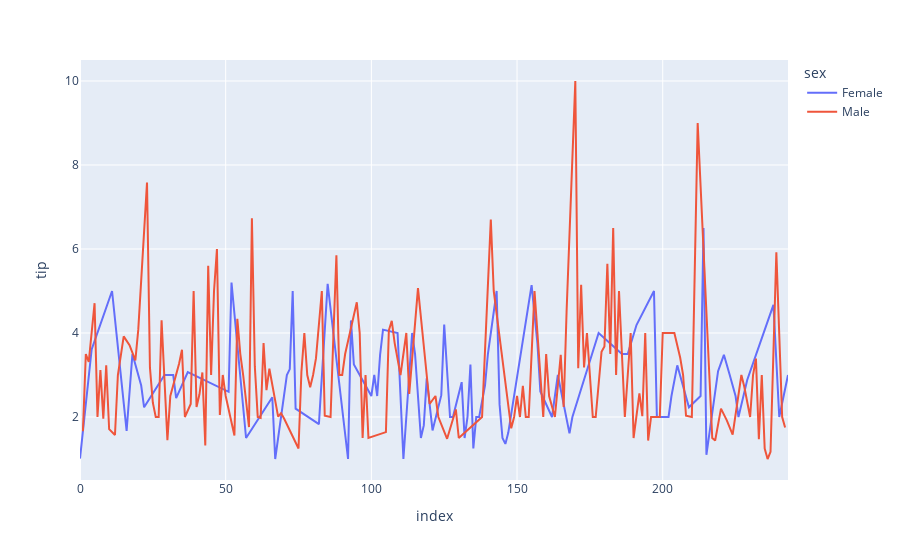

The notebook cell saved with this chart:
### Markdown cell above
**Line Chart**

 Line plot in Plotly is much accessible and illustrious annexation to plotly which manage a variety of types of data and assemble easy-to-style statistic. With **px.line** each data position is represented as a vertex

### Code cell
import plotly.express as px
import pandas as pd 

# reading the database 
data = pd.read_csv("tips.csv") 

# plotting the scatter chart 
fig = px.line(data, y='tip', color='sex') 

# showing the plot 
fig.show()

### Figure 1 — Plotly figure (JSON) as saved in the notebook; plotly's stock layout.template omitted (floating-point values rounded to 4 significant figures; data arrays with more than 128 entries replaced by an {"elided": "..."} marker saying what was removed)
{"data": [{"hovertemplate": "sex=Female<br>index=%{x}<br>tip=%{y}<extra></extra>", "legendgroup": "Female", "line": {"color": "#636efa", "dash": "solid"}, "marker": {"symbol": "circle"}, "mode": "lines", "name": "Female", "orientation": "v", "showlegend": true, "type": "scatter", "x": [0, 4, 11, 14, 16, 18, 21, 22, 29, 32, 33, 37, 51, 52, 57, 66, 67, 71, 72, 73, 74, 82, 85, 92, 93, 94, 100, 101, 102, 103, 104, 109, 111, 114, 115, 117, 118, 119, 121, 124, 125, 127, 128, 131, 132, 133, 134, 135, 136, 137, 139, 140, 143, 144, 145, 146, 147, 155, 157, 158, 162, 164, 168, 169, 178, 186, 188, 191, 197, 198, 201, 202, 203, 205, 209, 213, 214, 215, 219, 221, 223, 225, 226, 229, 238, 240, 243], "xaxis": "x", "y": [1.01, 3.61, 5, 3.02, 1.67, 3.5, 2.75, 2.23, 3, 3, 2.45, 3.07, 2.6, 5.2, 1.5, 2.47, 1, 3, 3.14, 5, 2.2, 1.83, 5.17, 1, 4.3, 3.25, 2.5, 3, 2.5, 3.48, 4.08, 4, 1, 4, 3.5, 1.5, 1.8, 2.92, 1.68, 2.52, 4.2, 2, 2, 2.83, 1.5, 2, 3.25, 1.25, 2, 2, 2.75, 3.5, 5, 2.3, 1.5, 1.36, 1.63, 5.14, 3.75, 2.61, 2, 3, 1.61, 2, 4, 3.5, 3.5, 4.19, 5, 2, 2.01, 2, 2.5, 3.23, 2.23, 2.5, 6.5, 1.1, 3.09, 3.48, 3, 2.5, 2, 2.88, 4.67, 2, 3], "yaxis": "y"}, {"hovertemplate": "sex=Male<br>index=%{x}<br>tip=%{y}<extra></extra>", "legendgroup": "Male", "line": {"color": "#EF553B", "dash": "solid"}, "marker": {"symbol": "circle"}, "mode": "lines", "name": "Male", "orientation": "v", "showlegend": true, "type": "scatter", "x": {"elided": "157 int values"}, "xaxis": "x", "y": {"elided": "157 float values"}, "yaxis": "y"}], "layout": {"legend": {"title": {"text": "sex"}, "tracegroupgap": 0}, "margin": {"t": 60}, "xaxis": {"anchor": "y", "domain": [0, 1], "title": {"text": "index"}}, "yaxis": {"anchor": "x", "domain": [0, 1], "title": {"text": "tip"}}}}
